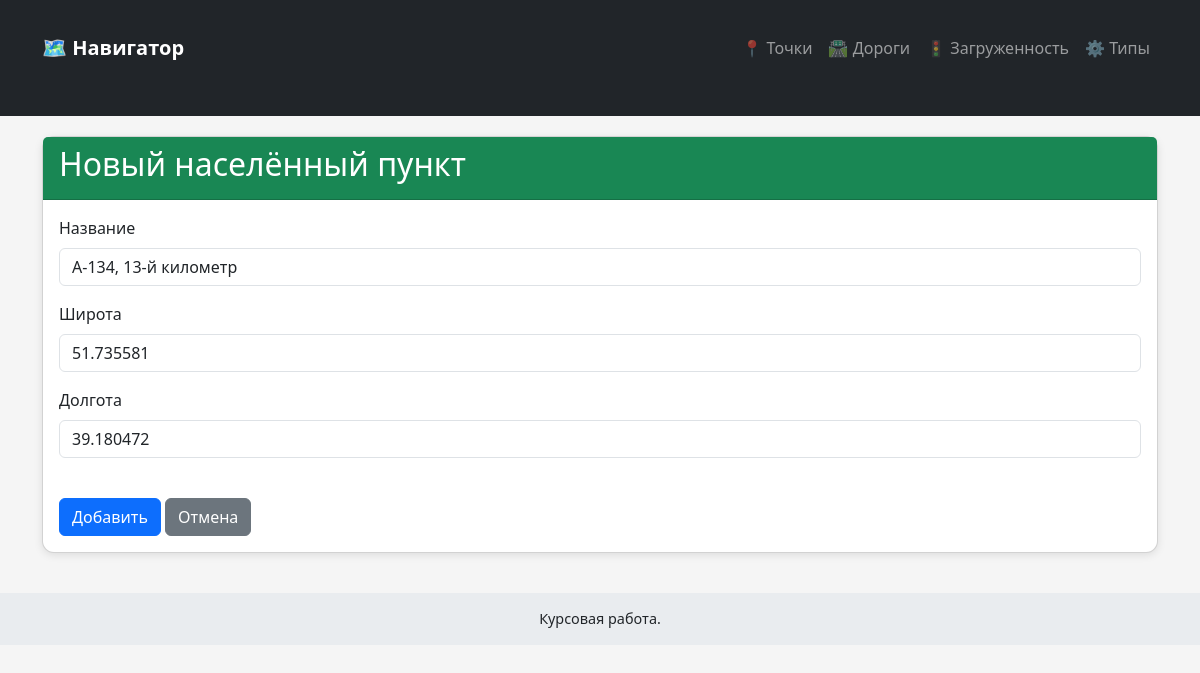
/locations/89/update/, run on the app's committed database.
### traffic/models.py (models this page shows, shortened)
class Location(models.Model):
    name = models.CharField(max_length=100, verbose_name="Название")
    latitude = models.FloatField(verbose_name="Широта")
    longitude = models.FloatField(verbose_name="Долгота")
    class Meta:
        verbose_name = 'Населённый пункт'
        verbose_name_plural = 'Населённые пункты'
        unique_together = ('latitude', 'longitude')

### traffic/views.py (the view, shortened to what this page needs)
    def handler(request, pk=None):
        if (pk is not None and request.path.endswith('/update/')) or request.path.endswith('/create/'):
            is_update = pk is not None and request.path.endswith('/update/')
            obj = get_object_or_404(model, pk=pk) if is_update else None
            if request.method == 'POST':
                form = form_class(request.POST, instance=obj)
                if form.is_valid():
                    saved_obj = form.save()
                    if is_update:
                        return redirect(f'{template_base}_detail', pk=saved_obj.pk)
                    else:
                        return redirect(f'{template_base}s')
                return render(request, f'traffic/create_{template_base}.html', {
                    'form': form,
                    template_base: obj,
                    'error': 'Форма была неверной',
                })
            else:
                form = form_class(instance=obj)
                return render(request, f'traffic/create_{template_base}.html', {
                    'form': form,
                    template_base: obj,
                })

### traffic/forms.py
class LocationForm(ModelForm):
    class Meta:
        model = Location
        fields = ['name', 'latitude', 'longitude']
        widgets = {
            'name': TextInput(attrs={'class': 'form-control', 'placeholder': 'Название пункта'}),
            'latitude': NumberInput(attrs={'class': 'form-control', 'placeholder': 'Широта'}),
            'longitude': NumberInput(attrs={'class': 'form-control', 'placeholder': 'Долгота'}),
        }

### traffic/templates/traffic/create_location.html (shortened to what this page needs)
{% extends 'traffic/layout.html' %}
{% block content %}
<div class="card">
    <div class="card-header bg-success text-white">
        <h2>Новый населённый пункт</h2>
    </div>
    <div class="card-body">
        <form method="post">
            <div class="mb-3">
                <label class="form-label">Название</label>
                {{ form.name }}
            </div>
            <div class="mb-3">
                <label class="form-label">Широта</label>
                {{ form.latitude }}
            </div>
            <div class="mb-3">
                <label class="form-label">Долгота</label>
                {{ form.longitude }}
            </div>
            <br>
            <button type="submit" class="btn btn-primary">Добавить</button>
            <a href="{% url 'locations' %}" class="btn btn-secondary">Отмена</a>
        </form>
    </div>
</div>
{% endblock %}

### traffic/templates/traffic/layout.html (style rules this page uses)
body { background-color: #f5f5f5; }
.card { margin-top: 20px; border-radius: 12px; box-shadow: 0 2px 8px rgba(0,0,0,0.1); }

### data on the page
Location: name "А-134, 13-й километр", latitude "51.735581", longitude "39.180472"
